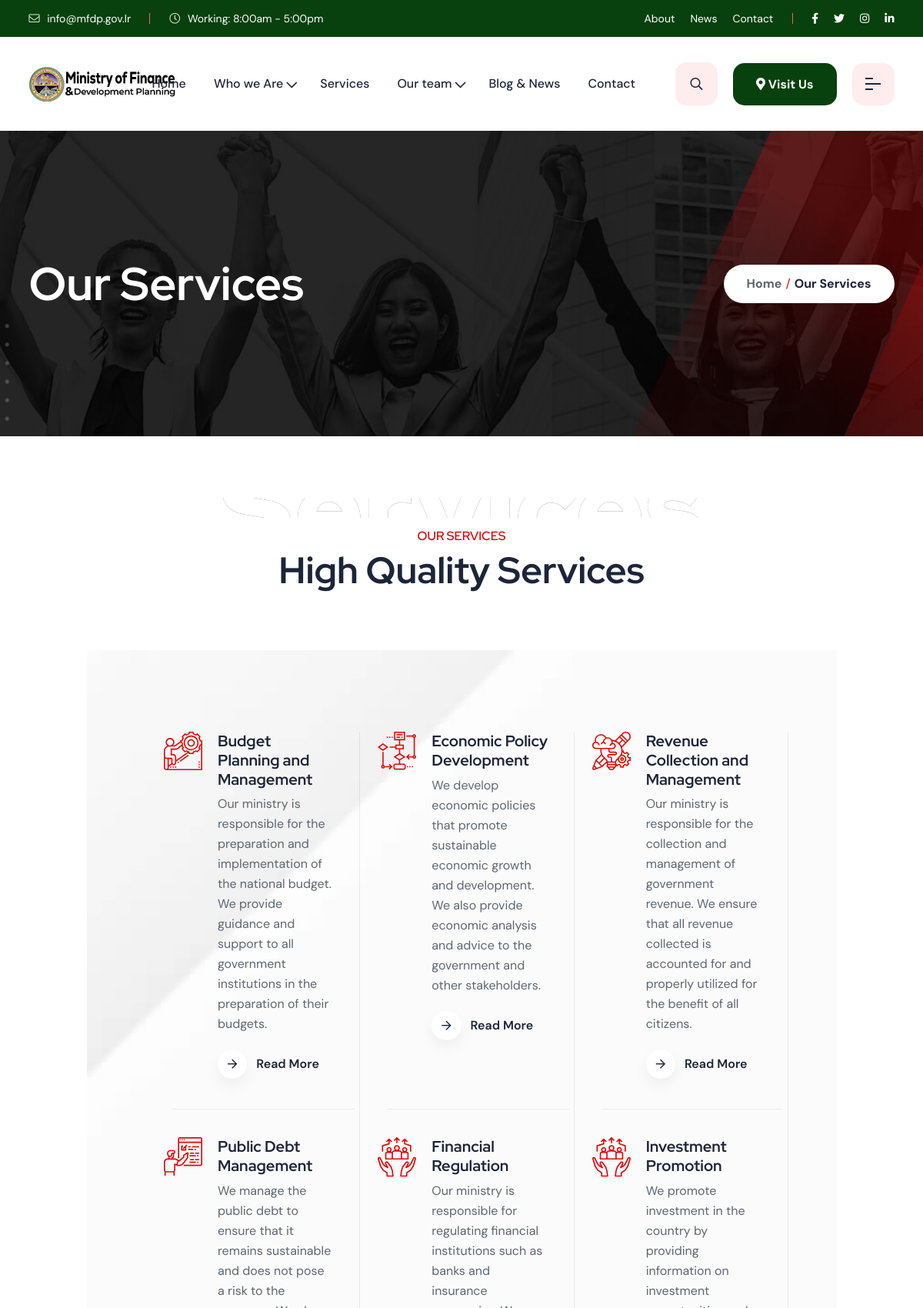
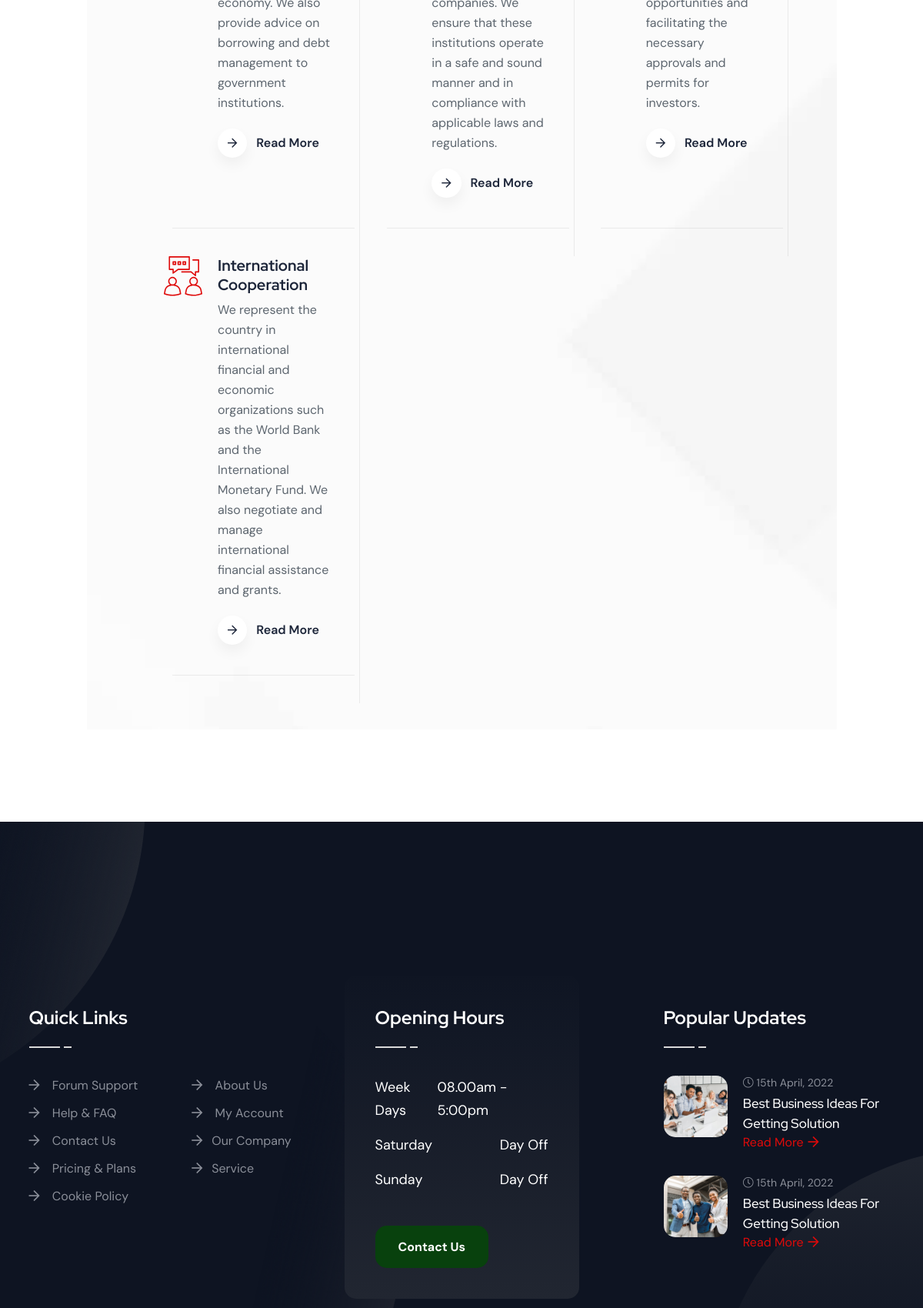
The app's page /service (upper part) with its own data (2 pictures, top to bottom).
### MFDP/models.py (models this page shows, shortened)
class Services(models.Model):
    title = models.CharField(max_length=100, blank=True, null=True)
    content =models.TextField()
    icon =models.CharField(max_length=50, blank=True, null=True)
    image =models.ImageField(upload_to='service/', blank=True, null=True)
    created_at = models.DateTimeField(auto_now_add=True)

### MFDP/views.py (the view)
# urls.py: path('service', service, name="service"),
def service(request):
    services = Services.objects.all()
    context={
        'services':services,
    }
    return render(request, 'service.html', context)

### MFDP/templates/service.html (shortened to what this page needs)
{% extends 'base.html' %}
{% load static %}
{% block content %}
    <div class="rts-breadcrumb-area breadcrumb-bg bg_image">
        <div class="container">
            <div class="row align-items-center">
                <div class="col-xl-6 col-lg-6 col-md-6 col-sm-12 col-12 breadcrumb-1">
                    <h1 class="title">Our Services</h1>
                </div>
                <div class="col-xl-6 col-lg-6 col-md-6 col-sm-12 col-12">
                    <div class="bread-tag">
                        <a href="/">Home</a>
                        <span> / </span>
                        <a href="javascript:;" class="active">Our Services</a>
                    </div>
                </div>
            </div>
        </div>
    </div>
    <div class="rts-service-area rts-section-gap">
        <div class="container">
            <div class="row">
                <div class="col-12">
                    <div class="rts-title-area service text-center">
                        <p class="pre-title">
                            Our Services
                        </p>
                        <h2 class="title">High Quality Services</h2>
                    </div>
                </div>
            </div>
        </div>
        <div class="container-fluid service-main plr--120-service mt--50 plr_md--0 pl_sm--0 pr_sm--0">
            <div class="background-service row">
                {% for service in services %}
                <div class="col-xl-4 col-lg-6 col-md-6 col-sm-12 col-12">
                    <div class="service-one-inner one">
                        <div class="thumbnail">
                            <img src="{{service.icon}}" alt="finbiz_service">
                        </div>
                        <div class="service-details">
                            <a href="javascript:;">
                                <h5 class="title">{{service.title }}</h5>
                            </a>
                            <p class="disc">
                                {{service.content}}
                            </p>
                            <a class="rts-read-more btn-primary" href="javascript:;"><i
                                    class="far fa-arrow-right"></i>Read
                                More</a>
                        </div>
                    </div>
                </div>
                {% empty %}
                <p>No Current Services</p>
                {% endfor %}
            </div>
        </div>
    </div>
{% endblock %}

### records on screen
Services: icon (picture), title "Budget Planning and Management", content "Our ministry is responsible for the preparation and implementation of the national budget. We provide guidance and support to all government institutions in the preparation of their budgets."
Services: icon (picture), title "Economic Policy Development", content "We develop economic policies that promote sustainable economic growth and development. We also provide economic analysis and advice to the government and other stakeholders."
Services: icon (picture), title "Revenue Collection and Management", content "Our ministry is responsible for the collection and management of government revenue. We ensure that all revenue collected is accounted for and properly utilized for the benefit of all citizens."
Services: icon (picture), title "Public Debt Management", content "We manage the public debt to ensure that it remains sustainable and does not pose a risk to the economy. We also provide advice on borrowing and debt management to government institutions."
Services: icon (picture), title "Financial Regulation", content "Our ministry is responsible for regulating financial institutions such as banks and insurance companies. We ensure that these institutions operate in a safe and sound manner and in compliance with applicable laws and regulations."
Services: icon (picture), title "Investment Promotion", content "We promote investment in the country by providing information on investment opportunities and facilitating the necessary approvals and permits for investors."
Services: icon (picture), title "International Cooperation", content "We represent the country in international financial and economic organizations such as the World Bank and the International Monetary Fund. We also negotiate and manage international financial assistance and grants."
